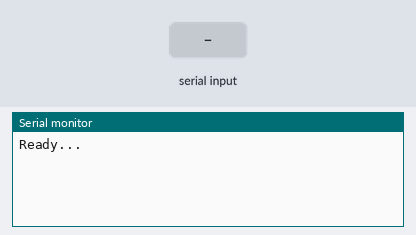
The sketch below on a simulated Arduino Uno, built with avr-gcc and run on an emulated ATmega328P. On the bench: the last lines printed to the serial monitor. The test bench sets the inputs (shaded band).

Above: at 1.2 s.
1.3 s: "1" received over Serial
At 1.56 s:
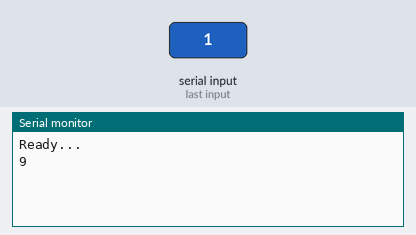
3.1 s: "+" received over Serial
At 8.89 s:
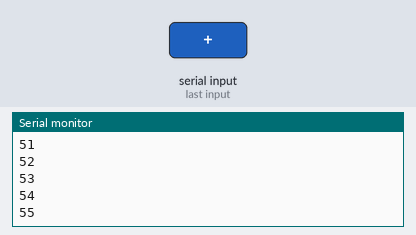
Timing chart, 0 to 10.4 s (numbered marks = the images above; inputs shaded):
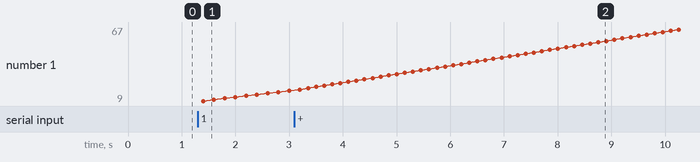

Measured:
- after the input at 1.3 s, the serial monitor: prints a new line after 0.10 s (image 1)
- after the input at 3.1 s, the serial monitor: prints a new line after 5.7 s (image 2)
- plotted number 1: 17 → 67 after the input at 3.1 s

The sketch:

Serial_2way_control3.ino
```cpp
//若   受到"+" 每次-50
//若   受到"-" 每次+50
//若   受到"r" 表示還原200ms 的速度
int i=1;
int initspeed = 200;
int curspeed = initspeed;
int delta = 50;
boolean play=false;//
void setup() {
  Serial.begin(9600);
  Serial.println("Ready...");
}
void loop() {
 i++;
  if(Serial.available()>0){
    char c=Serial.read();
    switch(c){
      case '1':
         play = true;
         break;
      case '2':
         play = false;
         break;
      case '+':
         curspeed -= delta;
         if(curspeed <0){curspeed = 0;}
         break;
      case '-':
         curspeed += delta;
         if(curspeed >10000){curspeed = 10000;}
         break;
      case 'r':
         curspeed = initspeed;
         break;

      }

  }
   if(play){
   Serial.println(i);
 }

 delay(curspeed);

}
```
